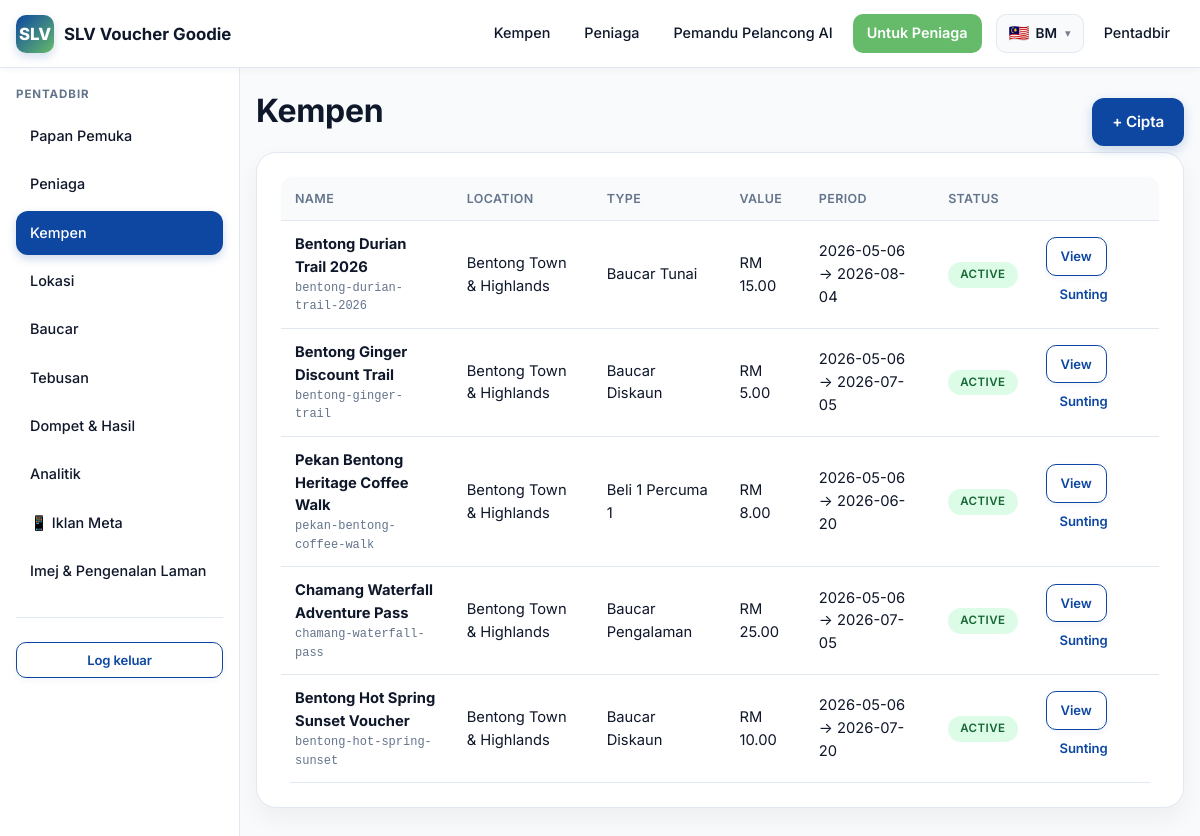
/admin/campaigns (signed in), run on an earlier commit of the app's database.
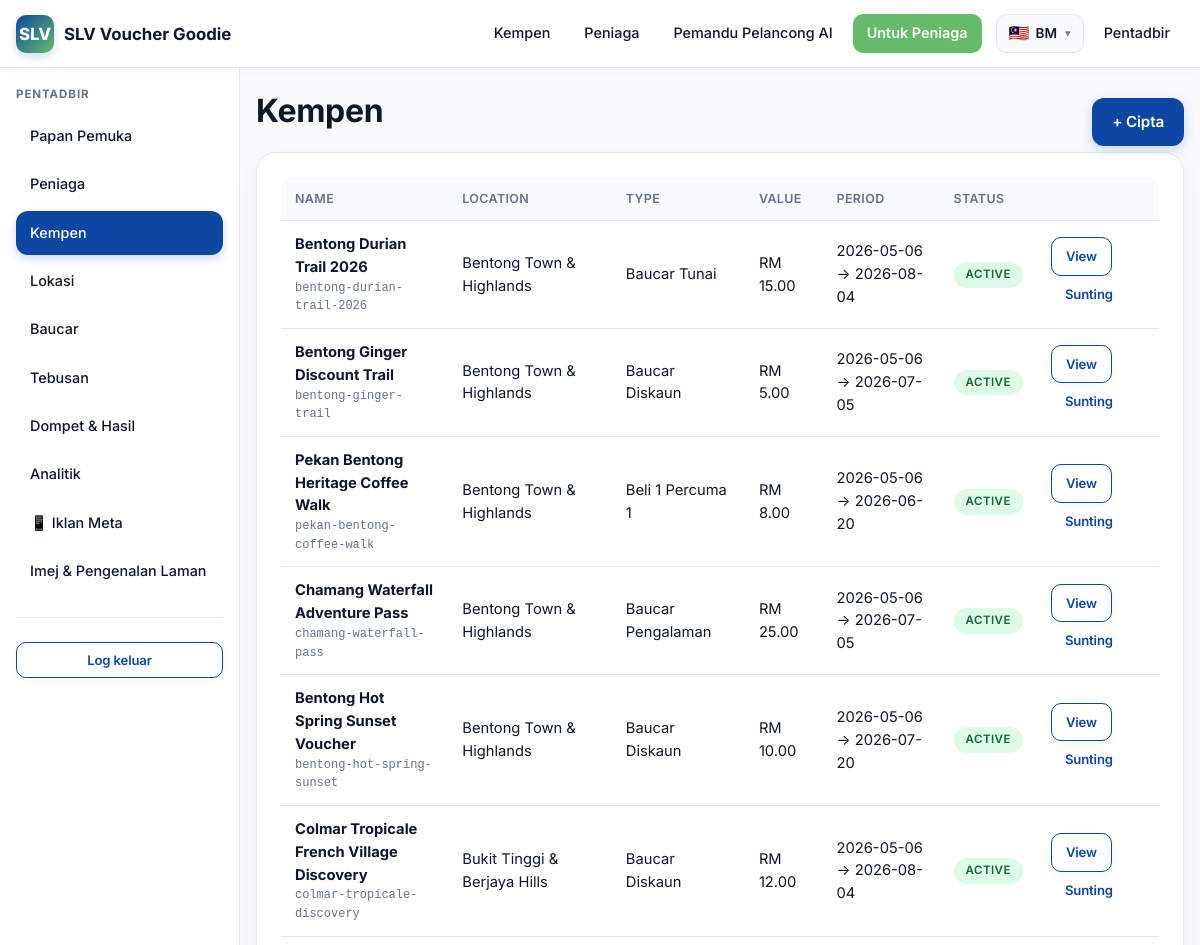
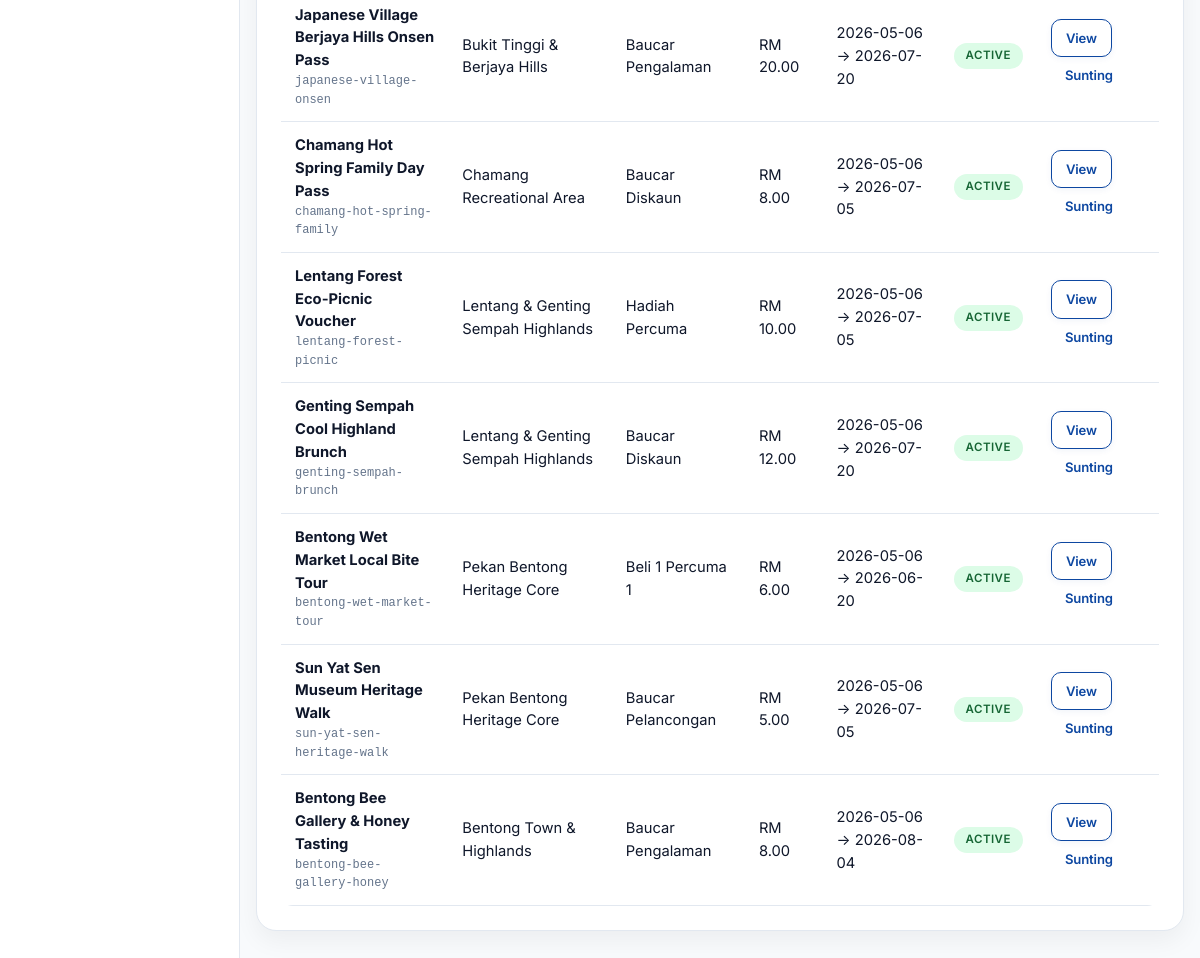
And on a later commit of the database (2 pictures, top to bottom).
### tables this page shows
CREATE TABLE campaigns (
  id             BIGINT UNSIGNED NOT NULL AUTO_INCREMENT,
  location_id    BIGINT UNSIGNED DEFAULT NULL,
  campaign_name  VARCHAR(180) NOT NULL,
  slug           VARCHAR(180) NOT NULL,
  description    TEXT,
  voucher_type   ENUM('cash','discount','free_gift','b1f1','experience','tourism','festival') NOT NULL DEFAULT 'cash',
  voucher_value  DECIMAL(10,2) NOT NULL DEFAULT 0.00,
  start_date     DATE DEFAULT NULL,
  end_date       DATE DEFAULT NULL,
  banner_image   VARCHAR(255) DEFAULT NULL,
  claim_limit    INT UNSIGNED NOT NULL DEFAULT 0,  
  terms          TEXT,
  status         ENUM('draft','active','ended','paused') NOT NULL DEFAULT 'draft',
  created_at     DATETIME NOT NULL DEFAULT CURRENT_TIMESTAMP,
  PRIMARY KEY (id),
  UNIQUE KEY uniq_campaigns_slug (slug),
  KEY idx_campaigns_location (location_id),
  CONSTRAINT fk_campaigns_location FOREIGN KEY (location_id) REFERENCES locations(id) ON DELETE SET NULL
);

CREATE TABLE locations (
  id           BIGINT UNSIGNED NOT NULL AUTO_INCREMENT,
  state        VARCHAR(80)  NOT NULL,
  city         VARCHAR(80)  DEFAULT NULL,
  area_name    VARCHAR(120) NOT NULL,
  slug         VARCHAR(80)  NOT NULL,
  description  TEXT,
  banner_image VARCHAR(255) DEFAULT NULL,
  map_link     VARCHAR(500) DEFAULT NULL,
  status       ENUM('active','inactive') NOT NULL DEFAULT 'active',
  created_at   DATETIME NOT NULL DEFAULT CURRENT_TIMESTAMP,
  PRIMARY KEY (id),
  UNIQUE KEY uniq_locations_slug (slug),
  KEY idx_locations_state (state)
);

### app/Views/admin/campaigns/index.php (the view, shortened to what the changed rows need)
<div class="flex-between">
  <h1 class="mt-0"><?= e(__('admin.campaigns')) ?></h1>
  <a href="<?= e(url('/admin/campaigns/create')) ?>" class="btn btn-primary">+ <?= e(__('admin.create')) ?></a>
</div>
<div class="card">
  <div class="table-wrap"><table class="table">
    <thead><tr><th>Name</th><th>Location</th><th>Type</th><th>Value</th><th>Period</th><th>Status</th><th></th></tr></thead>
    <tbody>
      <?php foreach ($rows as $c): ?>
        <tr>
          <td><strong><?= e($c['campaign_name']) ?></strong>
            <div class="text-muted font-mono" style="font-size:.75rem;"><?= e($c['slug']) ?></div></td>
          <td><?= e($c['location_name'] ?? '—') ?></td>
          <td><?= e(__('campaign.types.' . $c['voucher_type'])) ?></td>
          <td><?= e(rm($c['voucher_value'])) ?></td>
          <td><?= e($c['start_date'] ?: '—') ?> → <?= e($c['end_date'] ?: '—') ?></td>
          <td>
            <span class="pill <?= $c['status'] === 'active' ? 'pill-success' : ($c['status'] === 'ended' ? 'pill-danger' : 'pill-warning') ?>">
              <?= e($c['status']) ?>
            </span>
          </td>
          <td>
            <a class="btn btn-outline btn-sm" href="<?= e(url('/admin/campaigns/' . $c['id'])) ?>">View</a>
            <a class="btn btn-sm" href="<?= e(url('/admin/campaigns/' . $c['id'] . '/edit')) ?>"><?= e(__('admin.edit')) ?></a>
          </td>
        </tr>
      <?php endforeach; ?>
    </tbody>
  </table></div>
</div>

### app/Core/Router.php (shortened to what the changed rows need)
<?php
class Router
{
    private array $routes = [
        'GET' => [], 'POST' => [], 'PUT' => [], 'DELETE' => [],
    ];
    private array $groupMiddleware = [];
    public function group(array $middleware, callable $callback): void
    {
        $previous = $this->groupMiddleware;
        $this->groupMiddleware = array_merge($previous, $middleware);
        $this->groupMiddleware = $previous;
    }
    private function add(string $method, string $path, array $handler, array $middleware): void
    {
        $pattern = preg_replace('#\{([a-zA-Z_][a-zA-Z0-9_]*)\}#', '(?P<$1>[^/]+)', $path);
        $pattern = '#^' . rtrim($pattern, '/') . '/?$#';
        $this->routes[$method][] = [
            'pattern'    => $pattern,
            'handler'    => $handler,
            'middleware' => array_merge($this->groupMiddleware, $middleware),
        ];
    }
    public function dispatch(): void
    {
        $method = $_SERVER['REQUEST_METHOD'] ?? 'GET';
        $uri = parse_url($_SERVER['REQUEST_URI'] ?? '/', PHP_URL_PATH) ?: '/';
        $uri = rtrim($uri, '/') ?: '/';
        foreach ($this->routes[$method] ?? [] as $route) {
            if (preg_match($route['pattern'], $uri, $matches)) {
                $params = array_filter($matches, 'is_string', ARRAY_FILTER_USE_KEY);
                [$controllerClass, $action] = $route['handler'];
                $controller = new $controllerClass();
                $controller->{$action}($params);
                return;
            }
        }
    }
}

### app/Views/layouts/admin.php (shortened to what the changed rows need)
<?php
$path = parse_url($_SERVER['REQUEST_URI'] ?? '/', PHP_URL_PATH);
$active = fn (string $p) => str_starts_with($path, $p) ? 'active' : '';
?>
<!doctype html>
<html lang="<?= e($_lang) ?>">
<head>
  <link rel="stylesheet" href="<?= e(asset('css/app.css')) ?>">
</head>
<body>
  <?= (new \App\Core\View())->partial('topbar') ?>
  <div class="app-shell">
    <aside class="app-side">
      <h3><?= e(__('nav.admin')) ?></h3>
      <a href="<?= e(url('/admin/dashboard')) ?>" class="<?= $active('/admin/dashboard') ?>"><?= e(__('admin.dashboard')) ?></a>
      <a href="<?= e(url('/admin/merchants')) ?>" class="<?= $active('/admin/merchants') ?>"><?= e(__('admin.merchants')) ?></a>
      <a href="<?= e(url('/admin/campaigns')) ?>" class="<?= $active('/admin/campaigns') ?>"><?= e(__('admin.campaigns')) ?></a>
      <a href="<?= e(url('/admin/locations')) ?>" class="<?= $active('/admin/locations') ?>"><?= e(__('admin.locations')) ?></a>
      <a href="<?= e(url('/admin/vouchers')) ?>" class="<?= $active('/admin/vouchers') ?>"><?= e(__('admin.vouchers')) ?></a>
      <a href="<?= e(url('/admin/redemptions')) ?>" class="<?= $active('/admin/redemptions') ?>"><?= e(__('admin.redemptions')) ?></a>
      <a href="<?= e(url('/admin/wallet')) ?>" class="<?= $active('/admin/wallet') ?>"><?= e(__('admin.wallet')) ?></a>
      <a href="<?= e(url('/admin/analytics')) ?>" class="<?= $active('/admin/analytics') ?>"><?= e(__('admin.analytics')) ?></a>
      <a href="<?= e(url('/admin/meta')) ?>" class="<?= $active('/admin/meta') ?>">📱 <?= e(__('admin.meta.nav')) ?></a>
      <a href="<?= e(url('/admin/site')) ?>" class="<?= $active('/admin/site') ?>"><?= e(__('admin.site_settings')) ?></a>
      <hr>
      <form method="post" action="<?= e(url('/admin/logout')) ?>">
        <button class="btn btn-outline btn-block btn-sm" type="submit"><?= e(__('nav.logout')) ?></button>
      </form>
    </aside>
    <main class="app-main">
      <?= $content ?>
    </main>
  </div>
</body>
</html>

### app/Views/partials/topbar.php (shortened to what the changed rows need)
<?php
$lang = \App\Core\Lang::current();
$path = parse_url($_SERVER['REQUEST_URI'] ?? '/', PHP_URL_PATH);
$isActive = fn (string $p) => $path === $p || str_starts_with($path, $p . '/') ? 'active' : '';
$languages = [
    'ms' => ['flag' => '🇲🇾', 'short' => 'BM', 'label' => 'Bahasa Melayu'],
    'en' => ['flag' => '🇬🇧', 'short' => 'EN', 'label' => 'English'],
    'zh' => ['flag' => '🇨🇳', 'short' => '中文', 'label' => '中文'],
];
$currentLang = $languages[$lang] ?? $languages['ms'];
?>
<header class="topbar">
  <div class="topbar-inner">
    <a href="<?= e(url('/')) ?>" class="brand">
      <span class="brand-logo">SLV</span>
      <span class="hide-sm"><?= e(__('app.name')) ?></span>
    </a>
    <nav>
      <a href="<?= e(url('/campaigns')) ?>" class="<?= $isActive('/campaigns') ?>"><?= e(__('nav.campaigns')) ?></a>
      <a href="<?= e(url('/merchants')) ?>" class="<?= $isActive('/merchants') ?>"><?= e(__('nav.merchants')) ?></a>
      <a href="<?= e(url('/chat')) ?>" class="<?= $isActive('/chat') ?>"><?= e(__('nav.chat')) ?></a>
      <a href="<?= e(url('/for-merchants')) ?>" class="<?= $isActive('/for-merchants') ?>"
         style="background:var(--c-accent);color:#fff;font-weight:600;">
        <?= e(__('for_merchants.nav')) ?>
      </a>
      <details class="lang-dropdown" data-lang-dropdown>
        <summary aria-label="<?= e(__('common.language')) ?>">
          <span class="flag"><?= $currentLang['flag'] ?></span>
          <span class="short"><?= e($currentLang['short']) ?></span>
        </summary>
      </details>
      <?php if (\App\Core\Auth::check()): ?>
        <?php if (\App\Core\Auth::role() === 'merchant'): ?>
          <a href="<?= e(url('/merchant')) ?>" class="hide-sm"><?= e(__('nav.merchant_portal')) ?></a>
        <?php elseif (in_array(\App\Core\Auth::role(), ['admin','gov'], true)): ?>
          <a href="<?= e(url('/admin')) ?>" class="hide-sm"><?= e(__('nav.admin')) ?></a>
        <?php endif; ?>
      <?php else: ?>
        <a href="<?= e(url('/merchant/login')) ?>" class="hide-sm"><?= e(__('nav.login')) ?></a>
      <?php endif; ?>
    </nav>
  </div>
</header>

What changed in the data, as far as the page shows it:
added campaigns: campaign_name "Colmar Tropicale French Village Discovery", slug "colmar-tropicale-discovery", location.area_name "Bukit Tinggi & Berjaya Hills", voucher_type "Baucar Diskaun", voucher_value "RM 12.00", start_date "2026-05-06", end_date "2026-08-04", status "ACTIVE"
added campaigns: campaign_name "Japanese Village Berjaya Hills Onsen Pass", slug "japanese-village-onsen", location.area_name "Bukit Tinggi & Berjaya Hills", voucher_type "Baucar Pengalaman", voucher_value "RM 20.00", start_date "2026-05-06", end_date "2026-07-20", status "ACTIVE"
added campaigns: campaign_name "Chamang Hot Spring Family Day Pass", slug "chamang-hot-spring-family", location.area_name "Chamang Recreational Area", voucher_type "Baucar Diskaun", voucher_value "RM 8.00", start_date "2026-05-06", end_date "2026-07-05", status "ACTIVE"
added campaigns: campaign_name "Lentang Forest Eco-Picnic Voucher", slug "lentang-forest-picnic", location.area_name "Lentang & Genting Sempah Highlands", voucher_type "Hadiah Percuma", voucher_value "RM 10.00", start_date "2026-05-06", end_date "2026-07-05", status "ACTIVE"
added campaigns: campaign_name "Genting Sempah Cool Highland Brunch", slug "genting-sempah-brunch", location.area_name "Lentang & Genting Sempah Highlands", voucher_type "Baucar Diskaun", voucher_value "RM 12.00", start_date "2026-05-06", end_date "2026-07-20", status "ACTIVE"
added campaigns: campaign_name "Bentong Wet Market Local Bite Tour", slug "bentong-wet-market-tour", location.area_name "Pekan Bentong Heritage Core", voucher_type "Beli 1 Percuma 1", voucher_value "RM 6.00", start_date "2026-05-06", end_date "2026-06-20", status "ACTIVE"
added campaigns: campaign_name "Sun Yat Sen Museum Heritage Walk", slug "sun-yat-sen-heritage-walk", location.area_name "Pekan Bentong Heritage Core", voucher_type "Baucar Pelancongan", voucher_value "RM 5.00", start_date "2026-05-06", end_date "2026-07-05", status "ACTIVE"
added campaigns: campaign_name "Bentong Bee Gallery & Honey Tasting", slug "bentong-bee-gallery-honey", location.area_name "Bentong Town & Highlands", voucher_type "Baucar Pengalaman", voucher_value "RM 8.00", start_date "2026-05-06", end_date "2026-08-04", status "ACTIVE"
